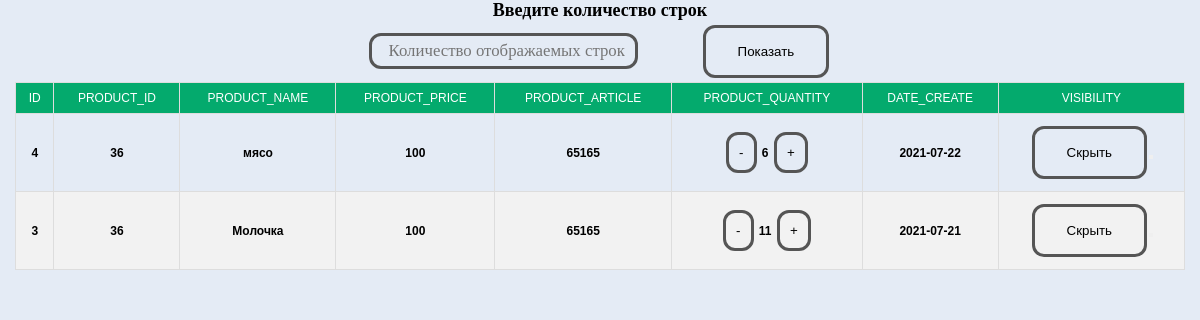
The page / on the database its author committed.
### tables this page shows
CREATE TABLE `products` (
  `ID` int(11) NOT NULL,
  `PRODUCT_ID` int(11) NOT NULL,
  `PRODUCT_NAME` text NOT NULL,
  `PRODUCT_PRICE` float NOT NULL,
  `PRODUCT_ARTICLE` int(11) NOT NULL,
  `PRODUCT_QUANTITY` int(11) NOT NULL,
  `DATE_CREATE` date NOT NULL,
  `VISIBILITY` tinyint(1) NOT NULL
);

### Config/Routes.php (called while the page is built)
<?
return array
(
    '' => 'products/index',
    'show/([0-9]+)' => 'products/show/$1',
    'add/([0-9]+)' => 'products/add/$1',
    'hide/([0-9]+)' => 'products/hide/$1',
    'sub/([0-9]+)' => 'products/sub/$1'
);
?>

### Controllers/ProductsController.php (called while the page is built, shortened)
<?
require ROOT.'/Models/CProducts.php';
class ProductsController
{
 public  function actionIndex()
 {
   $products = CProducts::showTables(5);
   include_once (ROOT.'/Views/productTable.php');
   return true;
 }
}

### index.php (called while the page is built, shortened)
<?
require_once(ROOT.'/Components/Router.php');
$router = new Router();
$router->run();
?>

### Models/CProducts.php (called while the page is built, shortened)
<?php
class CProducts
{
    public static function showTables($qantity_row){
        $db = Db::getConnection();
        $sql = '  SELECT * FROM `products` WHERE  `VISIBILITY` = 1 ORDER BY `DATE_CREATE` DESC LIMIT  :limit';
        $result = $db->prepare($sql);
        $result->bindParam(':limit', $qantity_row, PDO::PARAM_INT);
        $result->execute();
        $res = $result->fetchAll();
        return $res;
    }
}

### Views/productTable.php (the view, shortened to what this page needs)
<!DOCTYPE html>
<html lang="en">
<head>
    <link rel="stylesheet" href="<?ROOT?>/Views/Template/productTable1.css">
  </head>
<body>
    <header class = 'center'>
    <h2>Введите количество строк</h2>
    <div class="form center">
      <input type="text" id='qantity_rows' class="form__input" placeholder="Количество отображаемых строк">
      <button class='form__button' id='button_show'> Показать</button>
    </div>
    </header>
    <section class='container '>
        <section id='content'>
        <table id="products" >
      <thead >
       <tr>
        <td> ID </td>
        <td> PRODUCT_ID </td>
        <td> PRODUCT_NAME </td>
        <td> PRODUCT_PRICE </td>
        <td> PRODUCT_ARTICLE </td>
        <td> PRODUCT_QUANTITY </td>
        <td> DATE_CREATE </td>
        <td> VISIBILITY </td>
       </tr>
      </thead>
      <tbody >
      <?foreach ($products as $row):?>
     <tr id = '<? echo $row['ID']?>'> <th> <? echo $row['ID']?></th>
        <th><? echo $row['PRODUCT_ID']?></th>
        <th><? echo $row['PRODUCT_NAME']?></th>
        <th><? echo $row['PRODUCT_PRICE']?></th>
        <th><? echo $row['PRODUCT_ARTICLE']?></th>
        <th id='buttons'>
            <button type="button" data-action='sub' data-id ='<?echo $row['ID']?>'  class="form__button sub"  style="padding: 10px !important;"> - </button>
         <p id='qantity<?echo $row['ID']?>'><? echo $row['PRODUCT_QUANTITY']?></p>
         <button type="button" data-action='add' data-id = '<?echo $row['ID']?>'class="form__button add" style="padding: 10px !important;"> + </button>
        </th>
        <th><? echo $row['DATE_CREATE']?></th>
        <th id='buttons'> <button data-action='hide'  data-id = '<? echo $row['ID']?>' class="form__button hide"> Скрыть <button></th> </tr>
        <?endforeach;?>
        </tbody> </table>
    </section>
</section>
</body>
</html>

### Components/Router.php (shortened to what this page needs)
<?php
class Router
{
    private $routes;
    public function __construct()
    {
        $routesPath = ROOT . '/Config/Routes.php';
        $this->routes = include($routesPath);
    }
    private function getURI()
    {
        if (!empty($_SERVER['REQUEST_URI'])) {
            return trim($_SERVER['REQUEST_URI'], '/');
        }
    }
    public function run()
    {
        $uri = $this->getURI();
        foreach ($this->routes as $uriPattern => $path) {
            if (preg_match("~^$uriPattern$~", $uri)) {
                $internalRoute = preg_replace("~^$uriPattern$~", $path, $uri);
                $segments = explode('/', $internalRoute);
                $controllerName = array_shift($segments) . 'Controller';
                $actionName = 'action' . ucfirst(array_shift($segments));
                $parameters = $segments;
                $controllerObject = new $controllerName;
                $result = call_user_func_array(array($controllerObject, $actionName), $parameters);
                if ($result != null) {
                    break;
                }
            }
        }
    }
}

### Views/Template/productTable1.css (style rules this page uses)
:root { --primary-light: #8abdff; --primary: #6d5dfc; --primary-dark: #5b0eeb; --white: #FFFFFF; --greyLight-1: #E4EBF5; --greyLight-2: #c8d0e7; --greyLight-3: #bec8e4; --greyDark: #9baacf; }
*, *::before, *::after { margin: 0; padding: 0; box-sizing: inherit; }
.container { width: 100%; padding-right: 15px; padding-left: 15px; margin-right: auto; margin-left: auto }
.center { text-align: center!important }
#products { font-family: Arial, Helvetica, sans-serif; border-collapse: collapse; width: 100%; }
#products thead { padding-top: 12px; padding-bottom: 12px; text-align: center; background-color: #04AA6D; color: white; }
#products td, #products th { border: 1px solid #ddd; padding: 8px; }
#products tr:nth-child(even) { background-color: #f2f2f2; }
p { display :inline; }
.form__input { width: 22.4rem; height: 3rem; margin-right:5rem; border: 3px solid #555; border-radius: 1rem; font-size: 1.4rem; padding-left: 1.4rem; box-shadow: var(--greyLight-3); background: none; font-family: inherit; color: var(--greyDark); }
.form__button { border: 3px solid #555; border-radius: 1rem; background: none; padding: 16px 32px; text-decoration: none; margin: 4px 2px; }

### rows shown on the page
products: ID "4", PRODUCT_ID "36", PRODUCT_NAME "мясо", PRODUCT_PRICE "100", PRODUCT_ARTICLE "65165", PRODUCT_QUANTITY "6", DATE_CREATE "2021-07-22"
products: ID "3", PRODUCT_ID "36", PRODUCT_NAME "Молочка", PRODUCT_PRICE "100", PRODUCT_ARTICLE "65165", PRODUCT_QUANTITY "11", DATE_CREATE "2021-07-21"
